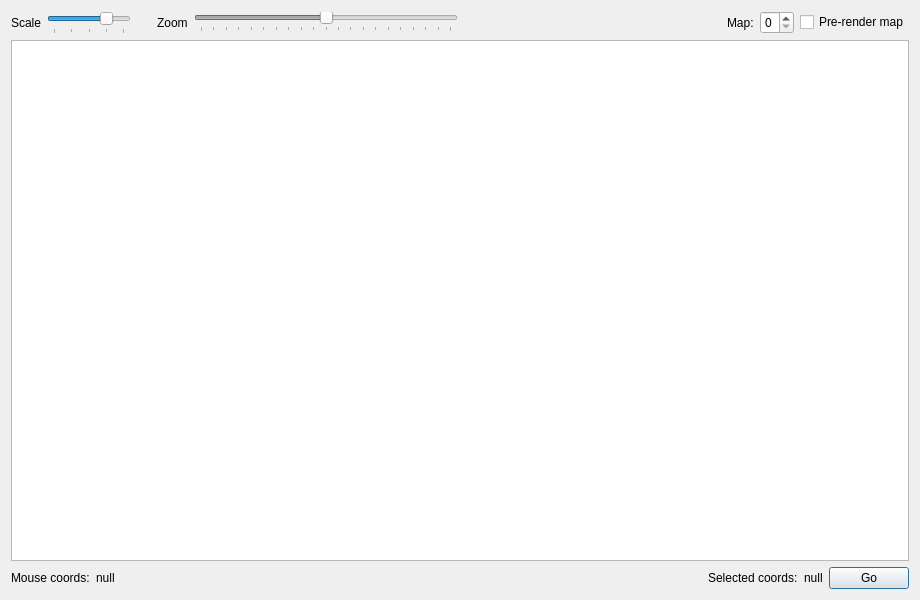
<?xml version="1.0" encoding="UTF-8"?>
<ui version="4.0">
 <class>Dlg_WorldMap</class>
 <widget class="QDialog" name="Dlg_WorldMap">
  <property name="geometry">
   <rect>
    <x>0</x>
    <y>0</y>
    <width>920</width>
    <height>600</height>
   </rect>
  </property>
  <property name="windowTitle">
   <string>WorldMap Viewer</string>
  </property>
  <layout class="QVBoxLayout" name="verticalLayout_2">
   <item>
    <layout class="QVBoxLayout" name="verticalLayout">
     <item>
      <layout class="QHBoxLayout" name="horizontalLayout_2">
       <item>
        <widget class="QLabel" name="label">
         <property name="text">
          <string>Scale</string>
         </property>
        </widget>
       </item>
       <item>
        <widget class="QSlider" name="horizontalSlider_scale">
         <property name="sizePolicy">
          <sizepolicy hsizetype="Minimum" vsizetype="Minimum">
           <horstretch>0</horstretch>
           <verstretch>0</verstretch>
          </sizepolicy>
         </property>
         <property name="minimum">
          <number>0</number>
         </property>
         <property name="maximum">
          <number>4</number>
         </property>
         <property name="value">
          <number>3</number>
         </property>
         <property name="tracking">
          <bool>false</bool>
         </property>
         <property name="orientation">
          <enum>Qt::Horizontal</enum>
         </property>
         <property name="invertedAppearance">
          <bool>false</bool>
         </property>
         <property name="tickPosition">
          <enum>QSlider::TicksBelow</enum>
         </property>
         <property name="tickInterval">
          <number>1</number>
         </property>
        </widget>
       </item>
       <item>
        <spacer name="horizontalSpacer_3">
         <property name="orientation">
          <enum>Qt::Horizontal</enum>
         </property>
         <property name="sizeType">
          <enum>QSizePolicy::Fixed</enum>
         </property>
         <property name="sizeHint" stdset="0">
          <size>
           <width>20</width>
           <height>20</height>
          </size>
         </property>
        </spacer>
       </item>
       <item>
        <widget class="QLabel" name="label_2">
         <property name="text">
          <string>Zoom</string>
         </property>
        </widget>
       </item>
       <item>
        <widget class="QSlider" name="horizontalSlider_zoom">
         <property name="enabled">
          <bool>false</bool>
         </property>
         <property name="minimum">
          <number>-10</number>
         </property>
         <property name="maximum">
          <number>10</number>
         </property>
         <property name="orientation">
          <enum>Qt::Horizontal</enum>
         </property>
         <property name="tickPosition">
          <enum>QSlider::TicksBelow</enum>
         </property>
        </widget>
       </item>
       <item>
        <spacer name="horizontalSpacer_2">
         <property name="orientation">
          <enum>Qt::Horizontal</enum>
         </property>
         <property name="sizeType">
          <enum>QSizePolicy::Expanding</enum>
         </property>
         <property name="sizeHint" stdset="0">
          <size>
           <width>40</width>
           <height>20</height>
          </size>
         </property>
        </spacer>
       </item>
       <item>
        <widget class="QLabel" name="label_3">
         <property name="text">
          <string>Map:</string>
         </property>
        </widget>
       </item>
       <item>
        <widget class="QSpinBox" name="spinBox_map">
         <property name="maximum">
          <number>5</number>
         </property>
        </widget>
       </item>
       <item>
        <widget class="QCheckBox" name="checkBox_preRender">
         <property name="text">
          <string>Pre-render map</string>
         </property>
        </widget>
       </item>
      </layout>
     </item>
     <item>
      <widget class="QGraphicsView" name="graphicsView_map">
       <property name="dragMode">
        <enum>QGraphicsView::ScrollHandDrag</enum>
       </property>
      </widget>
     </item>
     <item>
      <layout class="QHBoxLayout" name="horizontalLayout">
       <item>
        <widget class="QLabel" name="label_coords_mouse">
         <property name="text">
          <string>Mouse coords:</string>
         </property>
        </widget>
       </item>
       <item>
        <widget class="QLabel" name="label_coords_mouse_data">
         <property name="text">
          <string>null</string>
         </property>
        </widget>
       </item>
       <item>
        <spacer name="horizontalSpacer">
         <property name="orientation">
          <enum>Qt::Horizontal</enum>
         </property>
         <property name="sizeHint" stdset="0">
          <size>
           <width>40</width>
           <height>20</height>
          </size>
         </property>
        </spacer>
       </item>
       <item>
        <widget class="QLabel" name="label_coords_selected">
         <property name="text">
          <string>Selected coords:</string>
         </property>
        </widget>
       </item>
       <item>
        <widget class="QLabel" name="label_coords_selected_data">
         <property name="text">
          <string>null</string>
         </property>
        </widget>
       </item>
       <item>
        <widget class="QPushButton" name="pushButton_go">
         <property name="text">
          <string>Go</string>
         </property>
        </widget>
       </item>
      </layout>
     </item>
    </layout>
   </item>
  </layout>
 </widget>
 <resources/>
 <connections/>
</ui>
